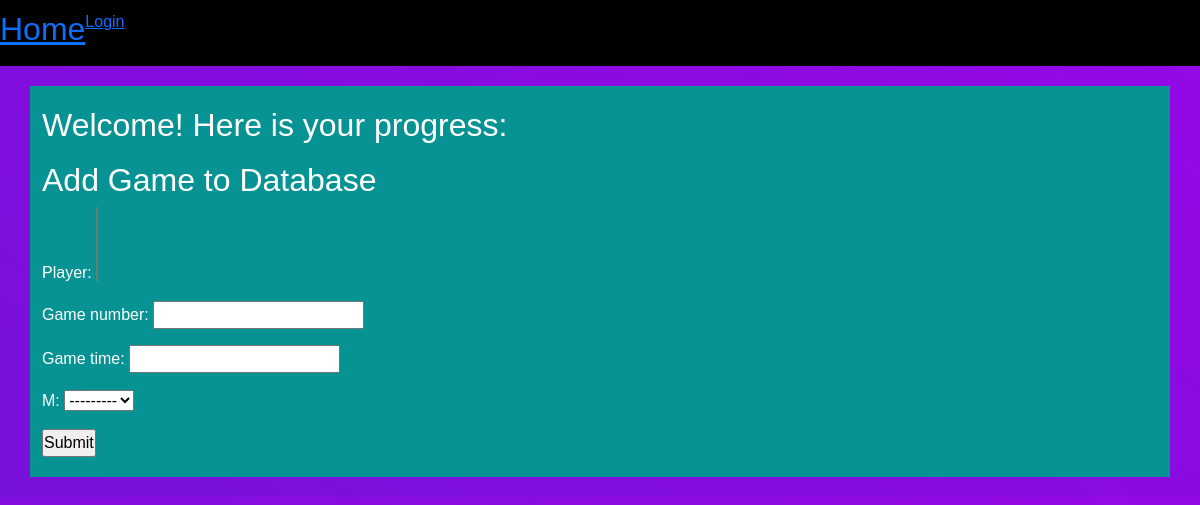
/personal_data, run on an earlier commit of the app's database.
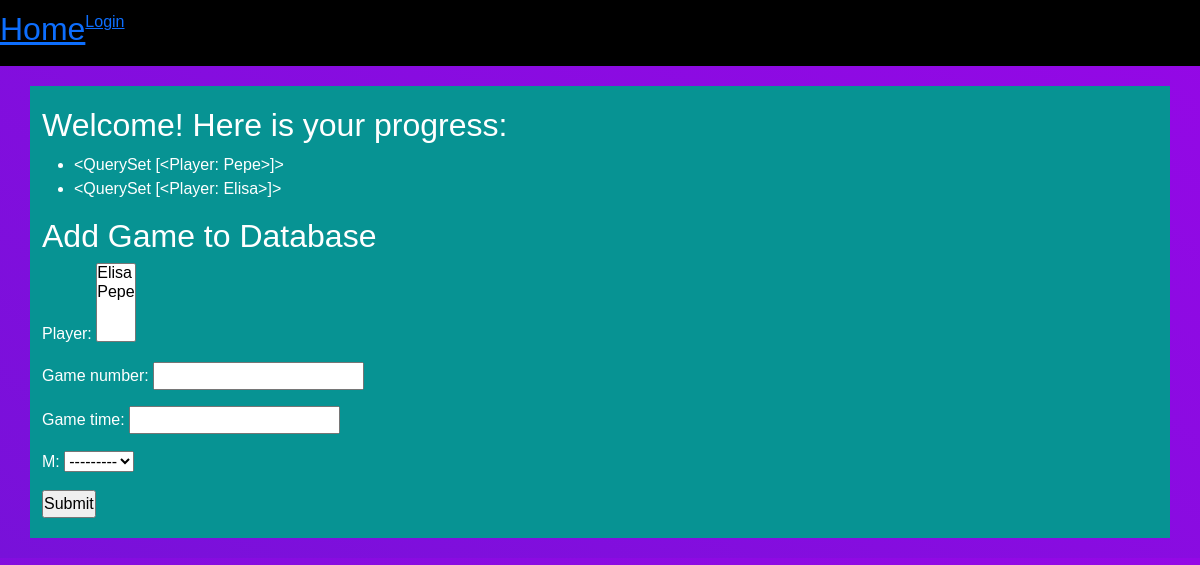
And on a later commit of the database.
### myapp/models.py (models this page shows, shortened)
class Game(models.Model):
    player = models.ManyToManyField(Player, blank=True)
    number = models.CharField('Game number', max_length=20)
    game_time = models.CharField(max_length=20)
    m = models.ForeignKey(Month, blank=True, null=True, on_delete=models.CASCADE)

class Player(models.Model):
    name = models.CharField('Player name', max_length=20)
    email_address = models.EmailField('Email')
    def __str__(self):
        return self.name

### myapp/views.py (the view)
# urls.py: path('personal_data', views.personal_data, name='personal_data'),
def personal_data(request):
     all_games = Game.objects.all()
     form = GameForm
     return render(request, 'registration/user_data.html', {'all_games': all_games, 'form': form})

### myapp/models.py (called while the page is built)
    def __str__(self):
        return self.month_played

### templates/registration/user_data.html (shortened to what this page needs)
{% extends "base.html" %}
{% block content %}
    <h2>Welcome! Here is your progress: </h2>
    <ul>
{% for game in all_games %}
    <li>{{ game.player.all }}</li>
{% endfor %}
</ul>
<h2>Add Game to Database</h2>
<form action="" method=POST>
    {{ form.as_p }}
<input type="submit" value="Submit" class="button">
</form>
{% endblock %}

### templates/base.html (shortened to what this page needs)
<!DOCTYPE html>
<html lang="en">
<head>
    {% load static %}
    <link rel="stylesheet" href="{% static 'styles.css' %}">
    <link href="https://cdn.jsdelivr.net/npm/bootstrap@5.3.3/dist/css/bootstrap.min.css" rel="stylesheet">
</head>
<body>
    <nav class="nav">
        <h2><a href="{% url 'index' %}">Home</a>{{ now }}</h2>
        {% if user.is_authenticated %}
        <p>Hello, {{ user.username }}!</p>
        <a href="{% url 'personal_data' %}">My records</a>
        <a href="{% url 'logout' %}">Logout</a>
        {% else %}
        <li><a href="{% url 'login' %}">Login</a></li>
        {% endif %}
    </nav>
    <div class="container">
        {% block content %}
        {% endblock %}
    </div>
</body>
</html>

### static/styles.css (style rules this page uses)
* { margin: 0; padding: 0; font-family: sans-serif; }
body { background: linear-gradient(35deg, rgb(120, 17, 217), rgb(149, 8, 230)); display: flex; align-items: center; justify-content: center; flex-wrap: wrap; }
.nav { background-color: black; padding: 10px; width: 100%; color: rgb(16, 80, 139); }
.container { background-color: rgb(7, 147, 147); color: rgb(255, 255, 255); margin: 20px; padding: 20px; justify-content: space-between; min-width: 400px; }

What changed in the data, as far as the page shows it:
added Game: player.all "<QuerySet [<Player: Pepe>]>"
added Game: player.all "<QuerySet [<Player: Elisa>]>"
Also different on the page:
form field player: (not shown) → "Elisa / Pepe"
